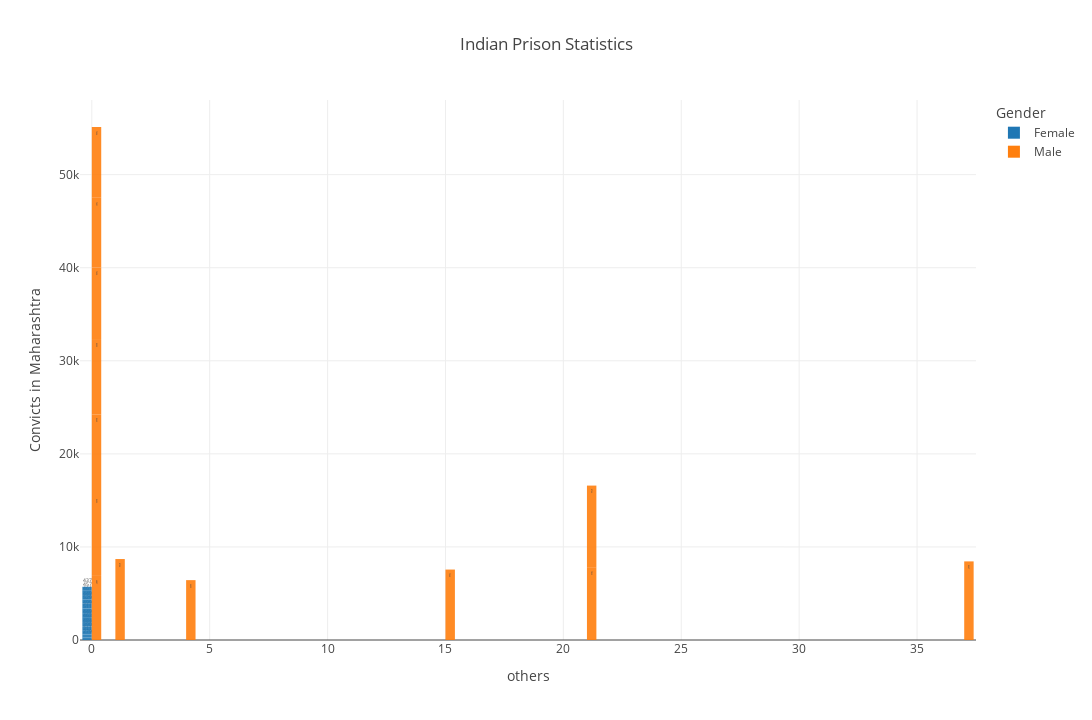

Notebook code for this chart:
### Markdown cell above
# <font color='cyan'>Bar Graph : </font>

### Code cell
# excel sheet from https://www.kaggle.com/rajanand/prison-in-india/data
# National Crime Records Bureau (NCRB), Govt of India has shared this dataset
df = pd.read_csv("Caste.csv")
df = df[df['state_name']=='Maharashtra']
df = df.groupby(['year','gender',],as_index=False)[['detenues','under_trial','convicts','others']].sum()
print (df[:5])

#fake margin of error, standard deviation, or 95% confidence interval
# df['err_plus'] = df['convicts']/100
# df['err_minus'] = df['convicts']/40

barchart = px.bar(
    data_frame=df,
    x="others",
    y="convicts",
    color="gender",               # differentiate color of marks
    opacity=0.9,                  # set opacity of markers (from 0 to 1)
    orientation="v",              # 'v','h': orientation of the marks
    barmode='group',           # in 'overlay' mode, bars are top of one another.
                                  # in 'group' mode, bars are placed beside each other.
                                  # in 'relative' mode, bars are stacked above (+) or below (-) zero.
    #----------------------------------------------------------------------------------------------
    # facet_row='caste',          # assign marks to subplots in the vertical direction
    # facet_col='caste',          # assigns marks to subplots in the horizontal direction
    # facet_col_wrap=2,           # maximum number of subplot columns. Do not set facet_row!

    #color_discrete_sequence=["pink","yellow"],               # set specific marker colors. Color-colum data cannot be numeric
    # color_discrete_map={"Male": "gray" ,"Female":"red"},     # map your chosen colors
    # color_continuous_scale=px.colors.diverging.Picnic,       # set marker colors. When color colum is numeric data
    # color_continuous_midpoint=100,                           # set desired midpoint. When colors=diverging
    # range_color=[1,10000],                                   # set your own continuous color scale
    #----------------------------------------------------------------------------------------------
    text='convicts',            # values appear in figure as text labels
    hover_name='under_trial',   # values appear in bold in the hover tooltip
    hover_data=['detenues'],    # values appear as extra data in the hover tooltip
    # custom_data=['others'],     # invisible values that are extra data to be used in Dash callbacks or widgets

    # log_x=True,                 # x-axis is log-scaled
    # log_y=True,                 # y-axis is log-scaled
    # error_y="err_plus",         # y-axis error bars are symmetrical or for positive direction
    # error_y_minus="err_minus",  # y-axis error bars in the negative direction

    labels={"convicts":"Convicts in Maharashtra",
    "gender":"Gender"},           # map the labels of the figure
    title='Indian Prison Statistics', # figure title
    width=1100,                   # figure width in pixels
    height=720,                   # figure height in pixels
    template='gridon',            # 'ggplot2', 'seaborn', 'simple_white', 'plotly',
                                  # 'plotly_white', 'plotly_dark', 'presentation',
                                  # 'xgridoff', 'ygridoff', 'gridon', 'none'

     #animation_frame='year',     # assign marks to animation frames
    # # animation_group=,         # use only when df has multiple rows with same object
    # # range_x=[5,50],           # set range of x-axis
     #range_y=[0,9000],           # set range of x-axis
     #category_orders={'year':    # force a specific ordering of values per column
     #[2013,2012,2011,2010,2009,2008,2007,2006,2005,2004,2003,2002,2001]},

)

#barchart.layout.updatemenus[0].buttons[0].args[1]['frame']['duration'] = 1000
#barchart.layout.updatemenus[0].buttons[0].args[1]['transition']['duration'] = 500

#barchart.update_layout(uniformtext_minsize=14, uniformtext_mode='hide',
 #                       legend={'x':0,'y':1.0}),
# barchart.update_traces(texttemplate='%{text:.2s}', textposition='outside',
#                        width=[.3,.3,.3,.3,.3,.3,.6,.3,.3,.3,.3,.3,.3])


pio.show(barchart)

### Figure 1 — Plotly figure (JSON) as saved in the notebook; plotly's stock layout.template omitted (floating-point values rounded to 4 significant figures)
{"data": [{"alignmentgroup": "True", "customdata": [[1], [8], [1], [0], [1], [1], [1], [2], [0], [2], [0], [0], [1]], "hovertemplate": "<b>%{hovertext}</b><br><br>Gender=Female<br>others=%{x}<br>Convicts in Maharashtra=%{text}<br>detenues=%{customdata[0]}<extra></extra>", "hovertext": [583, 648, 728, 772, 862, 911, 841, 936, 953, 846, 915, 881, 1121], "legendgroup": "Female", "marker": {"color": "#1F77B4", "opacity": 0.9, "pattern": {"shape": ""}}, "name": "Female", "offsetgroup": "Female", "orientation": "v", "showlegend": true, "text": [279, 311, 390, 484, 463, 449, 511, 499, 529, 449, 461, 457, 437], "textposition": "auto", "type": "bar", "x": [0, 0, 0, 0, 0, 0, 0, 0, 0, 0, 0, 0, 0], "xaxis": "x", "y": [279, 311, 390, 484, 463, 449, 511, 499, 529, 449, 461, 457, 437], "yaxis": "y"}, {"alignmentgroup": "True", "customdata": [[364], [299], [188], [170], [234], [273], [151], [111], [82], [75], [66], [42], [27]], "hovertemplate": "<b>%{hovertext}</b><br><br>Gender=Male<br>others=%{x}<br>Convicts in Maharashtra=%{text}<br>detenues=%{customdata[0]}<extra></extra>", "hovertext": [14863, 13869, 14776, 15012, 15084, 15454, 15696, 15618, 15227, 15219, 15149, 15545, 18210], "legendgroup": "Male", "marker": {"color": "#FF7F0E", "opacity": 0.9, "pattern": {"shape": ""}}, "name": "Male", "offsetgroup": "Male", "orientation": "v", "showlegend": true, "text": [6433, 6887, 7825, 8447, 8766, 8700, 8692, 8665, 8093, 7690, 7491, 7569, 7604], "textposition": "auto", "type": "bar", "x": [4, 0, 21, 37, 21, 1, 0, 0, 0, 0, 0, 15, 0], "xaxis": "x", "y": [6433, 6887, 7825, 8447, 8766, 8700, 8692, 8665, 8093, 7690, 7491, 7569, 7604], "yaxis": "y"}], "layout": {"barmode": "group", "height": 720, "legend": {"title": {"text": "Gender"}, "tracegroupgap": 0}, "title": {"text": "Indian Prison Statistics"}, "width": 1100, "xaxis": {"anchor": "y", "domain": [0, 1], "title": {"text": "others"}}, "yaxis": {"anchor": "x", "domain": [0, 1], "title": {"text": "Convicts in Maharashtra"}}}}
